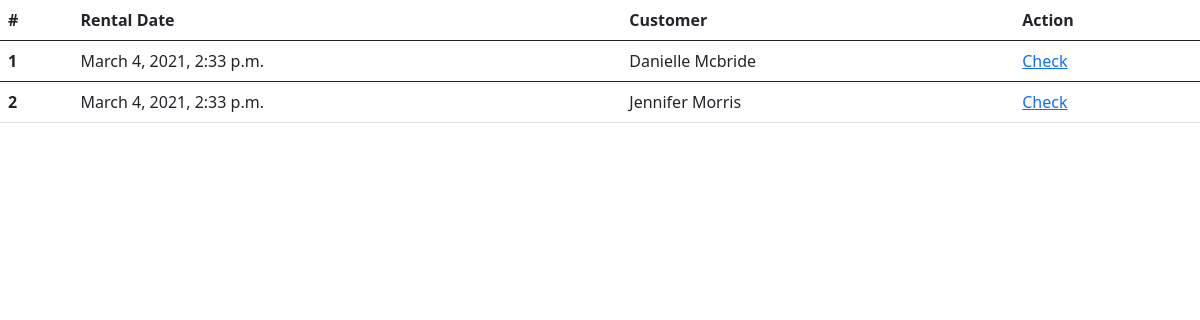
The page /rentals/ on the database its author committed.
### rent/models.py (models this page shows, shortened)
class Rental(models.Model):
    rental_date = models.DateTimeField(auto_now_add=True)
    return_date = models.DateTimeField(null=True)
    customer = models.ForeignKey(Customer, on_delete=models.SET_NULL, null=True)
    vehicle = models.ForeignKey(Vehicle, on_delete=models.SET_NULL, null=True)
    def period(self):
        return (self.return_date - self.rental_date).days
    def bill(self):
        days = self.return_date - self.rental_date
        rental_rate = RentalRate.objects.filter(vehicle_type=self.vehicle.vehicle_type, vehicle_size=self.vehicle.size).first()
        cost = days.days * rental_rate.daily_rate
        return round(cost,2)

class Customer(models.Model):
    first_name = models.CharField(max_length=20)
    last_name = models.CharField(max_length=20)
    email = models.EmailField(max_length=254)
    phone_number = models.CharField(max_length=20)
    address = models.CharField(max_length=40)
    city = models.CharField(max_length=30)
    country = models.CharField(max_length=20)
    def __str__(self):
        return f" {self.first_name} {self.last_name}"

### rent/views.py (the view)
# urls.py: path('rentals/', views.rental, name='rentals'),
def rental(request, id=None):
    if id == None:
        return render(request, 'rentals.html', {'Rentals': Rental.objects.all()})
    else:
        return render(request, 'rental.html', {'Rental': Rental.objects.get(pk=id)})

### rent/models.py (called while the page is built)
    def __str__(self):
        return f"{self.vehicle_type} - {self.size}"

    def __str__(self):
        return f"{self.name}"

    def __str__(self):
        return f"{self.name}"

### rent/templates/rentals.html
{% extends 'base.html' %}
{% block content %}
<table class="table table-hover">
    <thead>
      <tr>
        <th scope="col">#</th>
        <th scope="col">Rental Date</th>
        <th scope="col">Customer</th>
        <th scope="col">Action</th>
      </tr>
    </thead>
    {% for rental in Rentals %}
    <tbody>
      <tr>
        <th scope="row">{{rental.id}}</th>
        <td>{{rental.rental_date}}</td>
        <td>{{rental.customer}}</td>
        <td><a href="../rental/{{rental.id}}">Check</a></td>
      </tr>
    </tbody>
    {% endfor %}
  </table>
{% endblock %}

### rows shown on the page
Rental: id "1", rental_date "March 4, 2021, 2:33 p.m.", customer "Danielle Mcbride"
Rental: id "2", rental_date "March 4, 2021, 2:33 p.m.", customer "Jennifer Morris"
